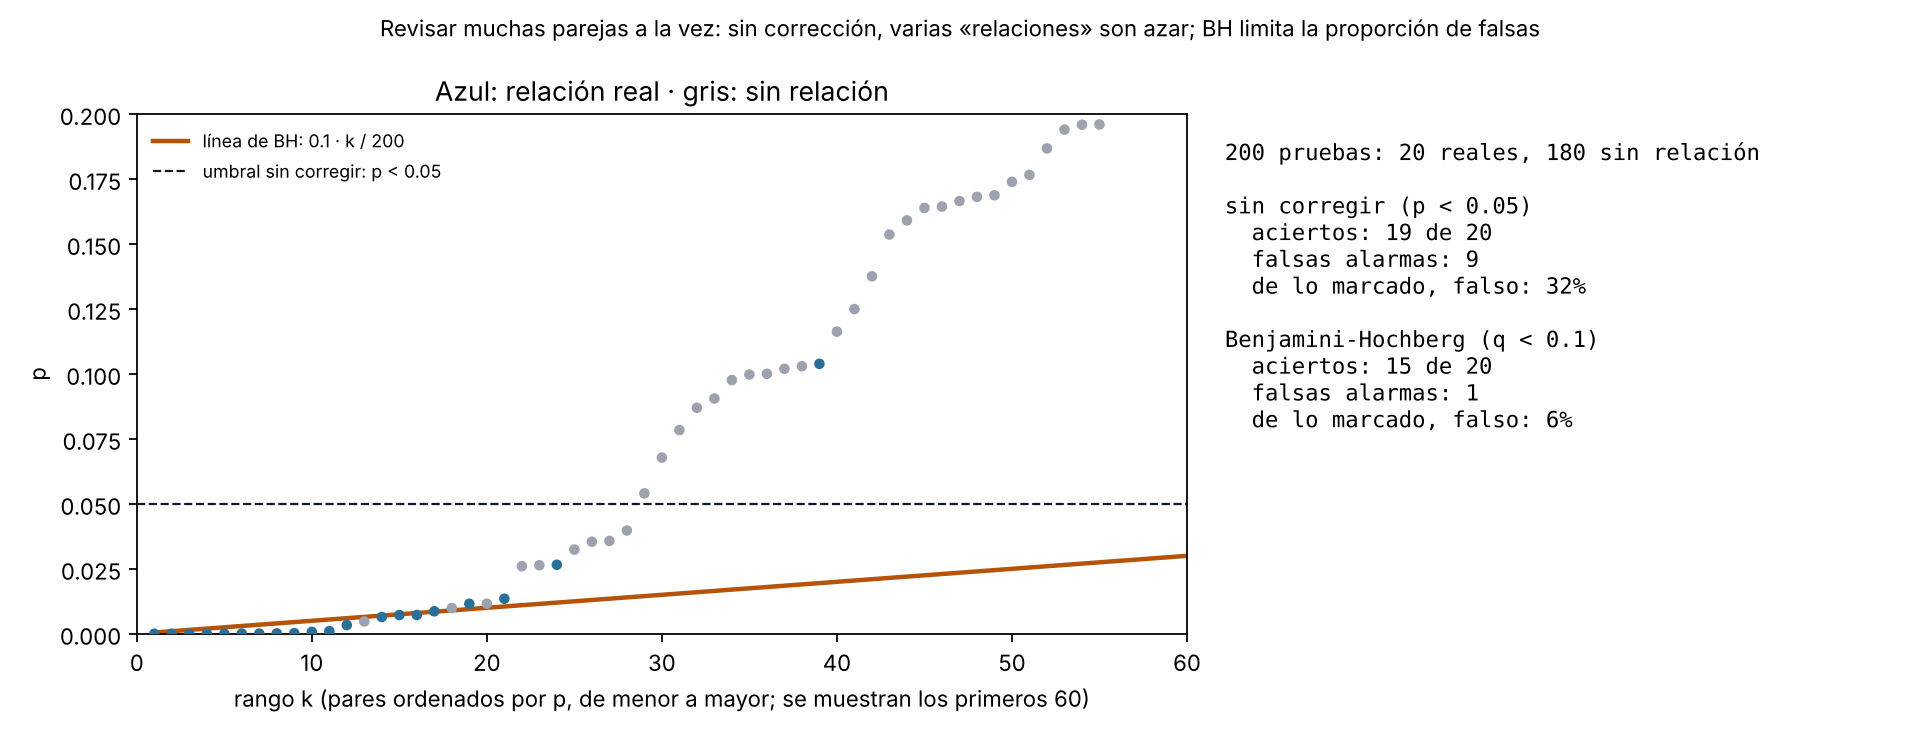

Python code for this plot:
"""Figura 6.4 - Corrección de Benjamini-Hochberg con 200 pruebas simuladas (datos SINTÉTICOS).
180 pares sin relación real y 20 con una relación verdadera (r = 0.35) en n = 90 días independientes.
Se calcula p con Fisher (como Estadistica.relaciones) y q con Analisis.bh: se ordenan los p de menor a mayor y
q_(k) = min_{j>=k} p_(j) * m / j. La app llama «se sostiene» a q < 0.10. Uso: python fig14_benjamini_hochberg.py [salida.png]"""
import sys
import numpy as np
from math import erfc, sqrt
import matplotlib
matplotlib.use("Agg")
import matplotlib.pyplot as plt

rng = np.random.default_rng(14)
N, M0, M1, RHO, Q = 90, 180, 20, 0.35, 0.10
def una(rho):
    x = rng.normal(size=N); y = rho * x + sqrt(1 - rho ** 2) * rng.normal(size=N)
    z = np.arctanh(np.corrcoef(x, y)[0, 1]) * sqrt(N - 3); return erfc(abs(z) / sqrt(2))
p = np.array([una(0) for _ in range(M0)] + [una(RHO) for _ in range(M1)])
real = np.array([False] * M0 + [True] * M1)
m = len(p)
def bh(p):
    orden = np.argsort(p); q = np.empty(m); minimo = 1.0
    for k in range(m - 1, -1, -1):
        i = orden[k]; minimo = min(minimo, p[i] * m / (k + 1)); q[i] = minimo
    return q
q = bh(p)
orden = np.argsort(p); k = np.arange(1, m + 1)
crudo = p < 0.05; corr = q < Q
fig, ax = plt.subplots(1, 2, figsize=(12, 4.6), dpi=160, gridspec_kw={"width_ratios": [1.6, 1]})
ax[0].scatter(k, p[orden], s=14, c=np.where(real[orden], "#2a6f97", "#9ca3af"), zorder=3)
ax[0].plot(k, Q * k / m, color="#b45309", lw=2, label=f"línea de BH: {Q} · k / {m}")
ax[0].axhline(.05, color="#111827", ls="--", lw=1, label="umbral sin corregir: p < 0.05")
ax[0].set_xlim(0, 60); ax[0].set_ylim(0, .2)
ax[0].set_xlabel("rango k (pares ordenados por p, de menor a mayor; se muestran los primeros 60)"); ax[0].set_ylabel("p")
ax[0].set_title("Azul: relación real · gris: sin relación")
ax[0].legend(fontsize=8, frameon=False, loc="upper left")
filas = [("sin corregir (p < 0.05)", crudo), (f"Benjamini-Hochberg (q < {Q})", corr)]
ax[1].axis("off")
txt = f"{m} pruebas: {M1} reales, {M0} sin relación\n\n"
for nom, s in filas:
    txt += f"{nom}\n  aciertos: {(s & real).sum()} de {M1}\n  falsas alarmas: {(s & ~real).sum()}\n  de lo marcado, falso: {((s & ~real).sum() / max(1, s.sum())):.0%}\n\n"
ax[1].text(0, .95, txt, va="top", fontsize=10, family="monospace")
fig.suptitle("Revisar muchas parejas a la vez: sin corrección, varias «relaciones» son azar; BH limita la proporción de falsas", fontsize=10)
fig.tight_layout(); fig.savefig(sys.argv[1] if len(sys.argv) > 1 else "fig14_benjamini_hochberg.png")
print(txt)
